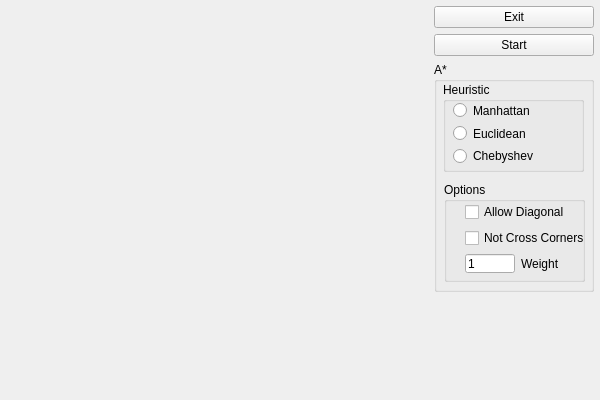
<?xml version="1.0" encoding="UTF-8"?>
<ui version="4.0">
 <class>MainWindow</class>
 <widget class="QWidget" name="MainWindow">
  <property name="geometry">
   <rect>
    <x>0</x>
    <y>0</y>
    <width>600</width>
    <height>400</height>
   </rect>
  </property>
  <property name="windowTitle">
   <string>VisualPathFinder</string>
  </property>
  <layout class="QHBoxLayout" name="mainLayout" stretch="1,0">
   <property name="spacing">
    <number>0</number>
   </property>
   <property name="leftMargin">
    <number>0</number>
   </property>
   <property name="topMargin">
    <number>0</number>
   </property>
   <property name="rightMargin">
    <number>0</number>
   </property>
   <property name="bottomMargin">
    <number>0</number>
   </property>
   <item>
    <layout class="QVBoxLayout" name="panelLayout">
     <property name="leftMargin">
      <number>6</number>
     </property>
     <property name="topMargin">
      <number>6</number>
     </property>
     <property name="rightMargin">
      <number>6</number>
     </property>
     <property name="bottomMargin">
      <number>6</number>
     </property>
    </layout>
   </item>
   <item>
    <layout class="QVBoxLayout" name="settingLayout" stretch="0,0,0,0">
     <property name="sizeConstraint">
      <enum>QLayout::SetDefaultConstraint</enum>
     </property>
     <property name="leftMargin">
      <number>6</number>
     </property>
     <property name="topMargin">
      <number>6</number>
     </property>
     <property name="rightMargin">
      <number>6</number>
     </property>
     <property name="bottomMargin">
      <number>6</number>
     </property>
     <item>
      <widget class="QPushButton" name="exitButton">
       <property name="text">
        <string>Exit</string>
       </property>
      </widget>
     </item>
     <item>
      <widget class="QPushButton" name="startButton">
       <property name="enabled">
        <bool>true</bool>
       </property>
       <property name="text">
        <string>Start</string>
       </property>
      </widget>
     </item>
     <item>
      <widget class="QGroupBox" name="astarGroupBox">
       <property name="enabled">
        <bool>true</bool>
       </property>
       <property name="minimumSize">
        <size>
         <width>160</width>
         <height>230</height>
        </size>
       </property>
       <property name="title">
        <string>A*</string>
       </property>
       <widget class="QGroupBox" name="astarOptionsBox">
        <property name="geometry">
         <rect>
          <x>10</x>
          <y>120</y>
          <width>141</width>
          <height>100</height>
         </rect>
        </property>
        <property name="minimumSize">
         <size>
          <width>120</width>
          <height>80</height>
         </size>
        </property>
        <property name="title">
         <string>Options</string>
        </property>
        <widget class="QWidget" name="layoutWidget">
         <property name="geometry">
          <rect>
           <x>10</x>
           <y>20</y>
           <width>141</width>
           <height>71</height>
          </rect>
         </property>
         <layout class="QVBoxLayout" name="optionsLayout">
          <property name="topMargin">
           <number>0</number>
          </property>
          <property name="bottomMargin">
           <number>0</number>
          </property>
          <item>
           <widget class="QCheckBox" name="allowDiagonalCBox">
            <property name="text">
             <string>Allow Diagonal</string>
            </property>
           </widget>
          </item>
          <item>
           <widget class="QCheckBox" name="dontCrossCornersCBox">
            <property name="text">
             <string>Not Cross Corners</string>
            </property>
           </widget>
          </item>
          <item>
           <layout class="QHBoxLayout" name="weightLayout">
            <item>
             <widget class="QLineEdit" name="weightLineEdit">
              <property name="maximumSize">
               <size>
                <width>50</width>
                <height>16777215</height>
               </size>
              </property>
              <property name="text">
               <string notr="true">1</string>
              </property>
              <property name="maxLength">
               <number>3</number>
              </property>
             </widget>
            </item>
            <item>
             <widget class="QLabel" name="weightLabel">
              <property name="text">
               <string>Weight</string>
              </property>
             </widget>
            </item>
           </layout>
          </item>
         </layout>
        </widget>
       </widget>
       <widget class="QGroupBox" name="astarHeuristicBox">
        <property name="geometry">
         <rect>
          <x>9</x>
          <y>20</y>
          <width>141</width>
          <height>90</height>
         </rect>
        </property>
        <property name="minimumSize">
         <size>
          <width>120</width>
          <height>80</height>
         </size>
        </property>
        <property name="title">
         <string>Heuristic</string>
        </property>
        <widget class="QWidget" name="layoutWidget">
         <property name="geometry">
          <rect>
           <x>10</x>
           <y>20</y>
           <width>121</width>
           <height>62</height>
          </rect>
         </property>
         <layout class="QVBoxLayout" name="heuristicLayout">
          <property name="leftMargin">
           <number>0</number>
          </property>
          <property name="topMargin">
           <number>0</number>
          </property>
          <property name="bottomMargin">
           <number>0</number>
          </property>
          <item>
           <widget class="QRadioButton" name="manhattanRButton">
            <property name="text">
             <string>Manhattan</string>
            </property>
           </widget>
          </item>
          <item>
           <widget class="QRadioButton" name="euclideanRButton">
            <property name="text">
             <string>Euclidean</string>
            </property>
           </widget>
          </item>
          <item>
           <widget class="QRadioButton" name="chebyshevRButton">
            <property name="text">
             <string>Chebyshev</string>
            </property>
           </widget>
          </item>
         </layout>
        </widget>
       </widget>
      </widget>
     </item>
     <item>
      <spacer name="settingVSpacer">
       <property name="orientation">
        <enum>Qt::Vertical</enum>
       </property>
       <property name="sizeHint" stdset="0">
        <size>
         <width>20</width>
         <height>20</height>
        </size>
       </property>
      </spacer>
     </item>
    </layout>
   </item>
  </layout>
 </widget>
 <layoutdefault spacing="6" margin="11"/>
 <resources/>
 <connections>
  <connection>
   <sender>exitButton</sender>
   <signal>clicked()</signal>
   <receiver>MainWindow</receiver>
   <slot>close()</slot>
   <hints>
    <hint type="sourcelabel">
     <x>356</x>
     <y>17</y>
    </hint>
    <hint type="destinationlabel">
     <x>199</x>
     <y>149</y>
    </hint>
   </hints>
  </connection>
 </connections>
</ui>
